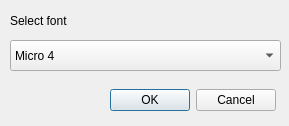
<?xml version="1.0" encoding="UTF-8"?>
<ui version="4.0">
 <class>Dialog</class>
 <widget class="QDialog" name="Dialog">
  <property name="geometry">
   <rect>
    <x>0</x>
    <y>0</y>
    <width>289</width>
    <height>126</height>
   </rect>
  </property>
  <property name="minimumSize">
   <size>
    <width>289</width>
    <height>126</height>
   </size>
  </property>
  <property name="maximumSize">
   <size>
    <width>289</width>
    <height>126</height>
   </size>
  </property>
  <property name="windowTitle">
   <string>Select Font</string>
  </property>
  <widget class="QLabel" name="label">
   <property name="geometry">
    <rect>
     <x>10</x>
     <y>10</y>
     <width>181</width>
     <height>21</height>
    </rect>
   </property>
   <property name="text">
    <string>Select font</string>
   </property>
  </widget>
  <widget class="QComboBox" name="fontBox">
   <property name="geometry">
    <rect>
     <x>10</x>
     <y>40</y>
     <width>271</width>
     <height>31</height>
    </rect>
   </property>
   <item>
    <property name="text">
     <string>Micro 4</string>
    </property>
   </item>
   <item>
    <property name="text">
     <string>Micro 5</string>
    </property>
   </item>
   <item>
    <property name="text">
     <string>Console 7</string>
    </property>
   </item>
   <item>
    <property name="text">
     <string>Times New Roman 7</string>
    </property>
   </item>
   <item>
    <property name="text">
     <string>Times New Roman 7 Bold</string>
    </property>
   </item>
   <item>
    <property name="text">
     <string>Helvetica 8</string>
    </property>
   </item>
   <item>
    <property name="text">
     <string>Helvetica 8 Bold</string>
    </property>
   </item>
   <item>
    <property name="text">
     <string>Open Iconic 8</string>
    </property>
   </item>
   <item>
    <property name="text">
     <string>Crox 9</string>
    </property>
   </item>
   <item>
    <property name="text">
     <string>Crox 9 Bold</string>
    </property>
   </item>
   <item>
    <property name="text">
     <string>Profont 9</string>
    </property>
   </item>
   <item>
    <property name="text">
     <string>Times New Roman 10</string>
    </property>
   </item>
   <item>
    <property name="text">
     <string>Times New Roman 10 Bold</string>
    </property>
   </item>
   <item>
    <property name="text">
     <string>Console 10</string>
    </property>
   </item>
   <item>
    <property name="text">
     <string>Profont 11</string>
    </property>
   </item>
   <item>
    <property name="text">
     <string>Courier New 11</string>
    </property>
   </item>
   <item>
    <property name="text">
     <string>Helvetica 11</string>
    </property>
   </item>
   <item>
    <property name="text">
     <string>Helvetica 11 Bold</string>
    </property>
   </item>
   <item>
    <property name="text">
     <string>Helvetica 12</string>
    </property>
   </item>
   <item>
    <property name="text">
     <string>Helvetica 12 Thin</string>
    </property>
   </item>
   <item>
    <property name="text">
     <string>Times New Roman 13</string>
    </property>
   </item>
   <item>
    <property name="text">
     <string>Times New Roman 13 Bold</string>
    </property>
   </item>
   <item>
    <property name="text">
     <string>Helvetica 14</string>
    </property>
   </item>
   <item>
    <property name="text">
     <string>Inconsolata 16</string>
    </property>
   </item>
   <item>
    <property name="text">
     <string>Logisoso 16</string>
    </property>
   </item>
   <item>
    <property name="text">
     <string>Open Iconic 16</string>
    </property>
   </item>
   <item>
    <property name="text">
     <string>Courier New 19</string>
    </property>
   </item>
   <item>
    <property name="text">
     <string>Helvetica 19</string>
    </property>
   </item>
   <item>
    <property name="text">
     <string>Inconsolata 19</string>
    </property>
   </item>
   <item>
    <property name="text">
     <string>Battery 19</string>
    </property>
   </item>
   <item>
    <property name="text">
     <string>Logisoso 20</string>
    </property>
   </item>
   <item>
    <property name="text">
     <string>Logisoso 22</string>
    </property>
   </item>
   <item>
    <property name="text">
     <string>Times New Roman 23</string>
    </property>
   </item>
   <item>
    <property name="text">
     <string>Helvetica 25</string>
    </property>
   </item>
   <item>
    <property name="text">
     <string>Helvetica 25 Bold</string>
    </property>
   </item>
   <item>
    <property name="text">
     <string>Freedoom 26 Numbers</string>
    </property>
   </item>
   <item>
    <property name="text">
     <string>Logisoso 26</string>
    </property>
   </item>
   <item>
    <property name="text">
     <string>Logisoso 28</string>
    </property>
   </item>
   <item>
    <property name="text">
     <string>Logisoso 32</string>
    </property>
   </item>
   <item>
    <property name="text">
     <string>Open Iconic 32</string>
    </property>
   </item>
   <item>
    <property name="text">
     <string>Logisoso 38</string>
    </property>
   </item>
   <item>
    <property name="text">
     <string>Segments 42 Numbers</string>
    </property>
   </item>
   <item>
    <property name="text">
     <string>Open Iconic 48</string>
    </property>
   </item>
   <item>
    <property name="text">
     <string>Open Iconic 64</string>
    </property>
   </item>
  </widget>
  <widget class="QDialogButtonBox" name="buttonBox">
   <property name="geometry">
    <rect>
     <x>110</x>
     <y>80</y>
     <width>166</width>
     <height>41</height>
    </rect>
   </property>
   <property name="standardButtons">
    <set>QDialogButtonBox::Cancel|QDialogButtonBox::Ok</set>
   </property>
  </widget>
 </widget>
 <resources/>
 <connections/>
</ui>
